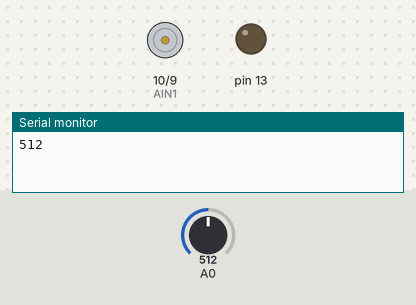
This sketch was run on a simulated Arduino Uno, built with avr-gcc and run on an emulated ATmega328P. Parts: motor-driver pin pairs drawn as motors (green arrow = first pin HIGH = forward, orange = second pin HIGH = backward, longer = more drive, scaled by the enable pin), output pins drawn as LEDs (lit = HIGH), the last lines printed to the serial monitor. The test bench sets the inputs (shaded band); at power-on: A0 = 512.

Above: at 0.1 s.
At 1.2 s:
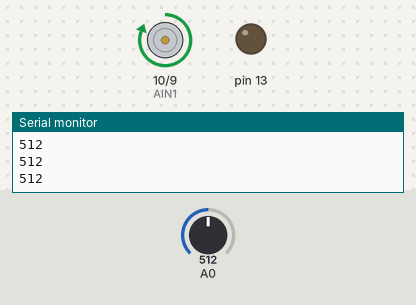
1.3 s: A0 set to 0
At 2.7 s:
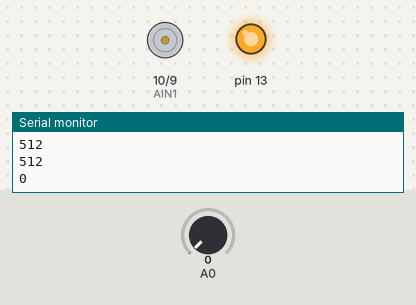
Timing chart, 0 to 4.3 s (numbered marks = the images above; inputs shaded):
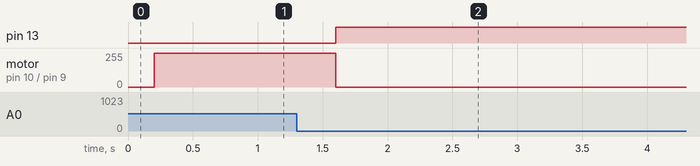

The sketch:

DLYA_LV.ino
```cpp
int sensorValue = 0;               //  порт датчика влажности
#define PWMA 11                    //  порт управления скоростью мотора
#define AIN1 10                    //  порт управления направлением движения мотора 1
#define AIN2 9                     //  порт управления направлением движения мотора 2

void setup()                       //  установка
{
  pinMode (PWMA, OUTPUT);          //  задаем вывод управляющих мотором портов
  pinMode (AIN1, OUTPUT);
  pinMode (AIN2, OUTPUT);
  Serial.begin(9600);              //  задаем скорость вывода (для отладки)
  pinMode(13, OUTPUT);             //  задаем порт светодиода поломки
}

void loop()                        //  цикл
{
  sensorValue = analogRead(A0);    //  считываем значение с датчика влажности
  Serial.println(sensorValue);     //  выводим значение датчика влажности на ПК (для отладки)
  delay(200);                      //  задержка 200 мсек.
  if(sensorValue == 0) {           //  если значение датчика = 0 (ошибка) то
    digitalWrite(13, HIGH);        //  загорается светодиод ошибки
    digitalWrite (PWMA, 0);        //  остановка двигателя
    digitalWrite (AIN1, LOW);
    digitalWrite (AIN2, LOW);
    delay (5000);                  //  задержка 5 сек.
  }
  else {                           //  иначе (ошибок нет)
    digitalWrite(13, LOW);         //  светодиод ошибки гаснет
    if (sensorValue == 1023) {     //  если значение датчика влажности = 1023 (сухо) то
      digitalWrite (PWMA, 0);      //  остановка двигателя
      digitalWrite (AIN1, LOW);
      digitalWrite (AIN2, LOW);
    }
    if (sensorValue < 1023 ) {     //  если значение датчика влажности < 1023 (влажно) то
      digitalWrite (PWMA, 150);    //  пуск двигателя
      digitalWrite (AIN1, HIGH);
      digitalWrite (AIN2, LOW);
    }
  }
}                                  //  конец программы (выполняется в цикле)
```

Measured:
- after the input at 1.3 s, pin 13: LOW → HIGH after 0.30 s; motor on pin 10 (AIN1) / pin 9 (AIN2): forward 255/255 → stopped after 0.30 s
